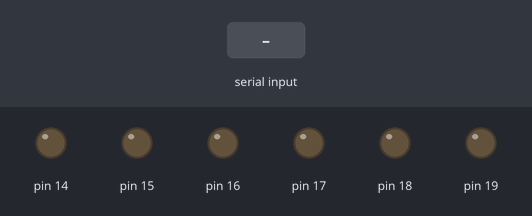
A sketch run on a simulated Arduino Uno, built with avr-gcc and run on an emulated ATmega328P. Parts: output pins drawn as LEDs (lit = HIGH). Inputs (shaded band) come from the test bench.

Above: at 1.2 s.
1.3 s: byte 30 received over Serial
At 2.1 s:
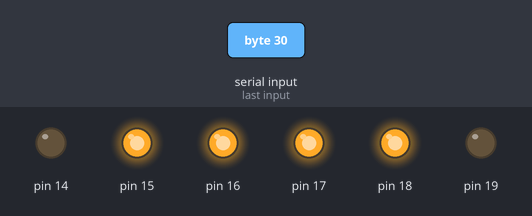
2.8 s: byte 90 received over Serial
At 3.3 s:
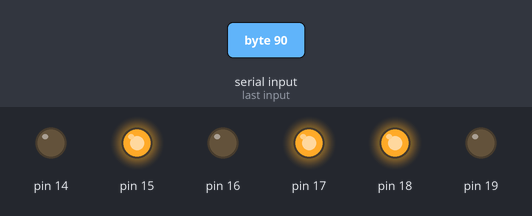
4.3 s: byte 120 received over Serial
At 5.6 s:
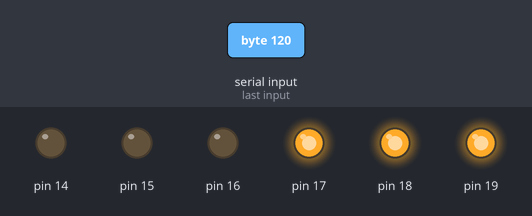
Timing chart, 0 to 7.3 s (numbered marks = the images above; inputs shaded):
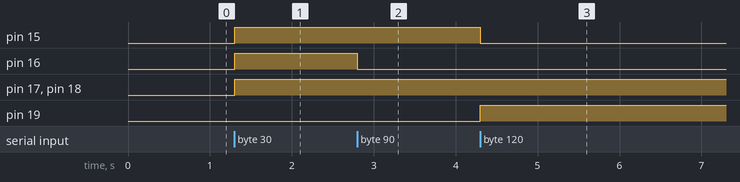

Measured:
- after the input at 1.3 s, pin 15–18: LOW → HIGH at once
- after the input at 2.8 s, pin 16: HIGH → LOW at once
- after the input at 4.3 s, pin 15: HIGH → LOW at once; pin 19: LOW → HIGH at once

The sketch:

sekvensseri_arduino.ino
```cpp
void setup() {
  // put your setup code here, to run once:
  Serial.begin(115200);
  DDRC = 0xFF;
}

void loop() {
  // put your main code here, to run repeatedly:
  if(Serial.available()) {
    PORTC = Serial.read();
  }
}
```
